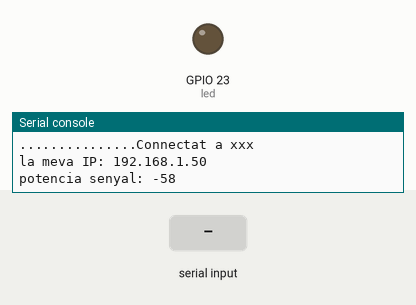
The program below on a simulated ESP32 board running MicroPython. On the bench: output pins drawn as LEDs (lit = HIGH), the last lines printed to the serial console. The test bench sets the inputs (shaded band). WiFi joins after 1.5 s.

Above: at 2.7 s.
2.8 s: "5\n" received over the second serial link
At 5.01 s:
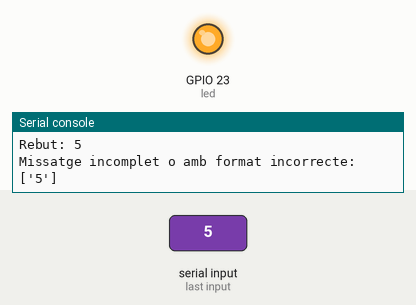
Timing chart, 0 to 11.6 s (numbered marks = the images above; inputs shaded):
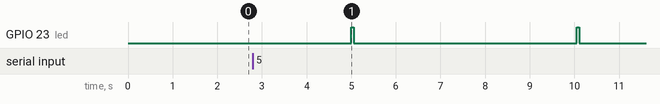

The program:

receptor_4.py
```python
''' Receptor 4. Reb dades per Lora i les mostra en la consola. Sense sleep
    LED indicador de vida (flaix de 0.5 s) cada 5 s
    Afegit: pujada de les dades rebudes a Thinsgpeak '''

# --- Llibreries ---
from machine import UART, Pin
from time import ticks_ms, ticks_diff
import urequests  # Llibreria per fer peticions HTTP
import miwifi

# --- Configuració ---
lora = UART(2, baudrate=9600, tx=17, rx=16)
led = Pin(23, Pin.OUT)

# --- Variables ---
temps_anterior = ticks_ms()
temps_led = ticks_ms()
interval_led = 5000       # Cada 5 segons s'encén
durada_flash = 50         # Durant 50 ms
led_actiu = False         # Estat inicial del flaix

temp = 0
pres = 0
humt = 0
lux = 0
uv = 0

ssid = 'xxx'
psw = 'zzz'
url = 'https://api.thingspeak.com/update?api_key=JCSNK4E7IP1DMUD7'

miwifi.connecta_wifi(ssid, psw)


# --- Funcions ---

def envia_dades_thingspeak():
    global temp, pres, humt, lux, uv
    try:
        # associa cada variable a un cap del canal Thingspeak:
        payload = {
            'field1': temp,
            'field2': pres,
            'field3': humt,
            'field4': lux,
            'field5': uv
        }
        # construeix la petició:
        data = '&'.join([f"{key}={value}" for key, value in payload.items()])
        request_url = f"{url}&{data}"
        resposta = urequests.get(request_url)
        print("Resposta de ThingSpeak:", resposta.text)
        resposta.close()
    except Exception as e:
        print("Error enviant dades a ThingSpeak:", e)

def processa():
    global temp, pres, humt, lux, uv
    if lora.any():
        missatge = lora.readline()
        if missatge:
            try:
                text = missatge.decode().strip()
                print("Rebut:", text)
                valors = text.split(",")
                if len(valors) == 5:  # si hi ha 5 valors ...
                    temp = float(valors[0])
                    pres = float(valors[1])
                    humt = float(valors[2])
                    lux = float(valors[3])
                    uv = float(valors[4])
                    print (f"Temp: {temp} | Pressió: {pres} | Humitat: {humt} | Lux: {lux} | UV: {uv}")
                    envia_dades_thingspeak()
                else:
                    print ("Missatge incomplet o amb format incorrecte:", valors)
            except:
                print("Dades no vàlides rebudes")

# --- Execució ---
while True:
    ara = ticks_ms()

    # Processament LoRa:
    if ticks_diff(ara, temps_anterior) >= 100:  # actualització cada 100 ms
        processa()
        temps_anterior = ara

    # LED de vida:
    if ticks_diff(ara, temps_led) >= (durada_flash if led_actiu else interval_led):
        led.value(not led_actiu)
        led_actiu = not led_actiu
        temps_led = ara
```

miwifi.py
```python
''' Llibreria pròpia que defineix la connexió i la desconnexió a una xarxa WiFi definida en el programa principal '''

# importa:
import network                          # el mòdul network permet connectar en xarxa
from time import sleep                  # la classe sleep del mòdul time permet definir pauses

def connecta_wifi(ssid, psw):
    estacio = network.WLAN(network.STA_IF)  # configuració del dispositiu, que he anomenat estacio, com a estació
    estacio.active(True)                    # activa el mode estació
    estacio.connect(ssid, psw)              # connecta a la xarxa definida
    # mentre no estigui connectat ...
    while not estacio.isconnected():        # l'execució es mantindrà en aquest bucle
        print('.', end='')                    # barra de progrés (end="" fa que s'imprimeixi tot en la mateixa línia)
        sleep(0.1)                            # comprova la connexió cada 100 ms
    print('Connectat a', ssid)              # un cop connectat, mostra missatge de confirmació
    print ('la meva IP:', estacio.ifconfig()[0])
    print ('potencia senyal:', estacio.status('rssi'))
    global IP
    IP = estacio.ifconfig()[0]

def desconnecta_wifi():
    estacio = network.WLAN(network.STA_IF)  # configuració del dispositiu com a estació
    if estacio.isconnected():               # si està connectat, desconnecta
        estacio.disconnect()
        print("Desconnectat de Wi-Fi")
    estacio.active(False)
```

Measured:
- by itself, GPIO 23 (led): alternates HIGH for 0.05 s and LOW for 5.0 s
